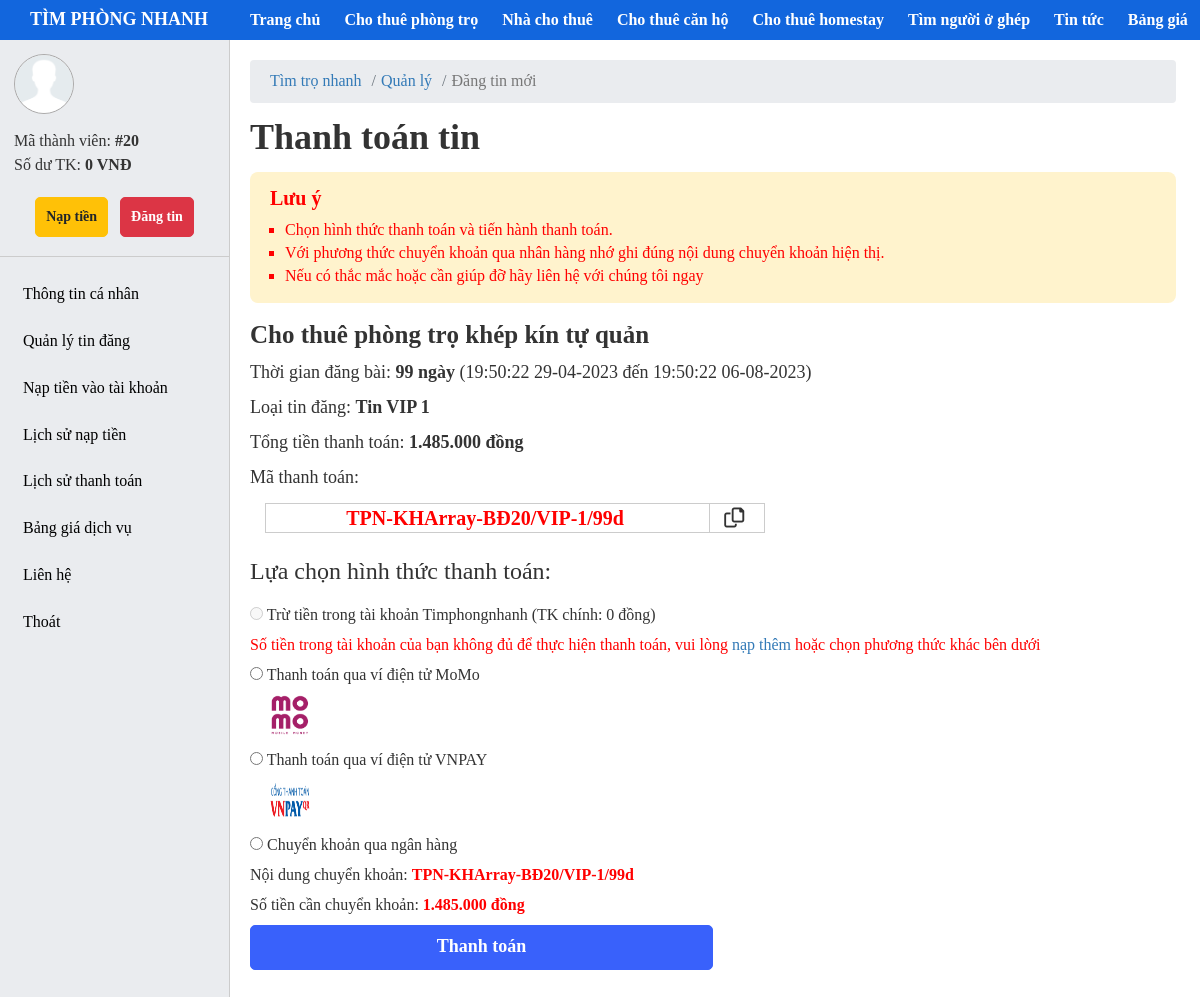
The page /user/post-payment.php?id=20 on the database as committed earlier.
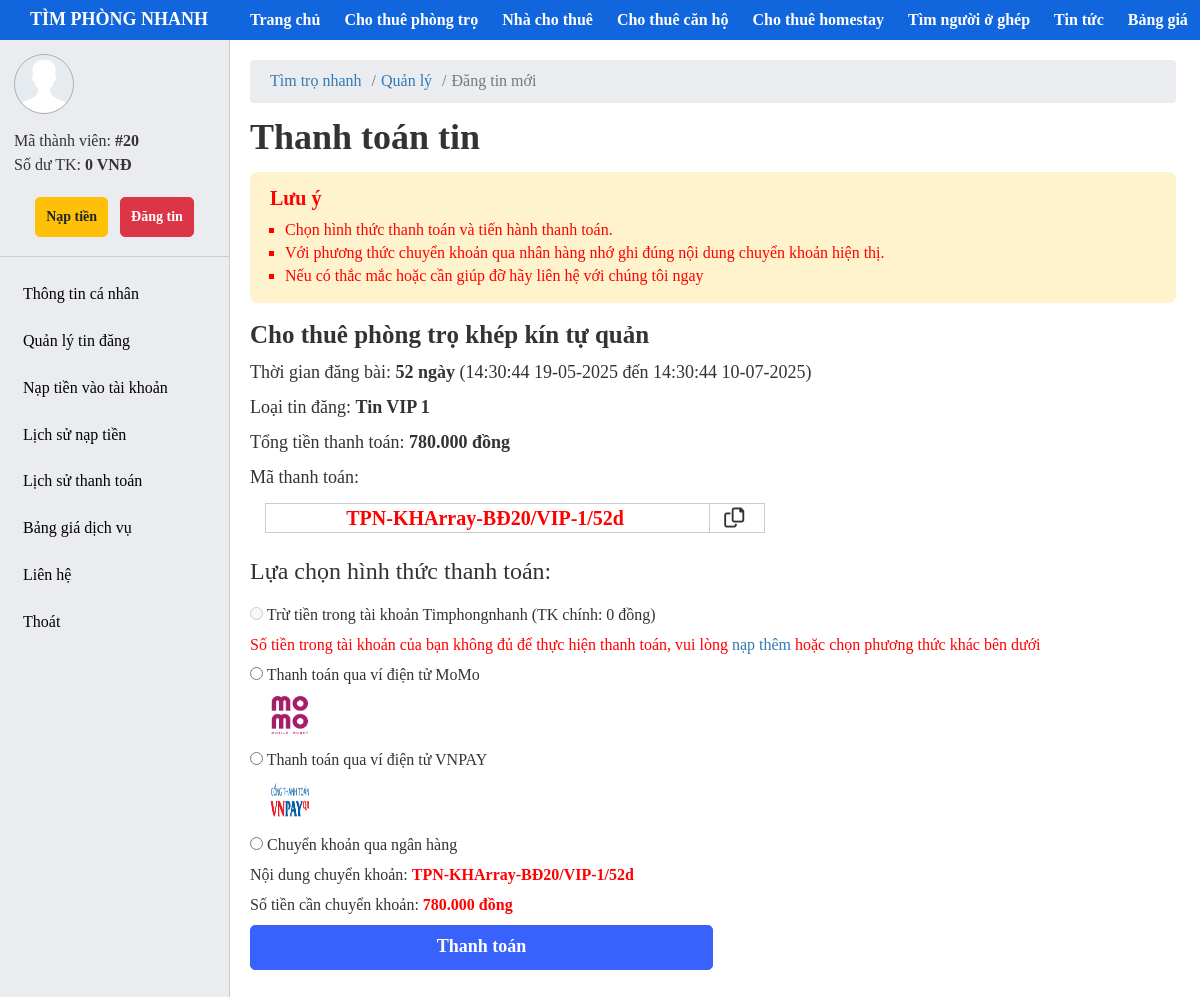
The same page on the database as committed later.
### tables this page shows
CREATE TABLE `tbl_rooms` (
  `id` bigint(20) NOT NULL,
  `name` varchar(255) NOT NULL,
  `slug` varchar(255) NOT NULL,
  `city_id` bigint(20) NOT NULL,
  `district_id` bigint(20) NOT NULL,
  `ward_id` bigint(20) NOT NULL,
  `street` varchar(255) NOT NULL,
  `apartment_number` varchar(255) NOT NULL COMMENT 'số nhà',
  `price` bigint(20) NOT NULL COMMENT 'giá',
  `area` bigint(20) NOT NULL COMMENT 'diện tích',
  `contents` longtext NOT NULL,
  `image_logo` varchar(255) NOT NULL,
  `news_type_id` bigint(20) NOT NULL COMMENT 'loại tin',
  `time_start` datetime NOT NULL,
  `time_stop` datetime NOT NULL,
  `subject` varchar(255) NOT NULL COMMENT 'đối tượng thuê',
  `status` tinyint(4) NOT NULL DEFAULT 1,
  `user_id` bigint(20) NOT NULL,
  `category_id` bigint(20) NOT NULL,
  `created_ad` timestamp NOT NULL DEFAULT current_timestamp(),
  `updated_ad` timestamp NOT NULL DEFAULT current_timestamp()
);

CREATE TABLE `tbl_new_type` (
  `id` bigint(20) NOT NULL,
  `name_type` varchar(255) NOT NULL,
  `slug` varchar(255) NOT NULL,
  `price` bigint(20) NOT NULL,
  `status` tinyint(4) NOT NULL DEFAULT 1,
  `created_at` timestamp NOT NULL DEFAULT current_timestamp(),
  `update_ad` timestamp NOT NULL DEFAULT current_timestamp()
);

### user/post-payment.php (the view, shortened to what the changed rows need)
<?php
  include '../include/data.php';
    if(isset($_GET['id'])){
    $id = $_GET['id'];
    $queryRoom= $conn -> prepare("SELECT * FROM tbl_rooms WHERE id = :id");
    $queryRoom-> bindParam(':id', $id, PDO::PARAM_STR);
    $queryRoom-> execute();
    $resultsRoom = $queryRoom->fetch(PDO::FETCH_OBJ);
    $nameRooms = $resultsRoom -> name;
    $time_start = $resultsRoom -> time_start;
    $time_stop = $resultsRoom -> time_stop;
    $date = (strtotime($time_stop) - strtotime($time_start))/60/60/24;
    $typeId = $resultsRoom -> news_type_id;
    }
    $id_user = (isset($_SESSION['login']['id']))? $_SESSION['login']['id']:[];
    $queryUser = $conn->prepare("SELECT * FROM tbl_user WHERE id = :id");
    $queryUser-> bindParam(':id', $id_user, PDO::PARAM_STR);
    $queryUser->execute();
    $resultsUser = $queryUser->fetch(PDO::FETCH_OBJ);
    $balance = (int) $resultsUser->balance;
    $queryType = $conn->prepare("SELECT * FROM tbl_new_type WHERE id = :id");
    $queryType-> bindParam(':id', $typeId, PDO::PARAM_STR);
    $queryType->execute();
    $resultsType = $queryType->fetch(PDO::FETCH_OBJ);
    $price = (int)$resultsType -> price ;
    $total = $price * $date;
    $pay_code = "TPN-KH".$id_user."-BĐ".$id."/".$resultsType ->slug."/".$date."d";
  ?>
<!DOCTYPE html>
<html lang="en">
<head>
    <?php include('include/link-css.php');?>
</head>
<body>
    <div id="main">
        <?php include('include/sidebar.php');?>
        <div id="main-right">
                <div class="form-title">
                    <h1>Thanh toán tin</h1>
                </div>
                <div class="form-content">
                    <h3><?php echo $nameRooms ?></h3>
                    <h4>Thời gian đăng bài: <b><?php echo $date ?> ngày </b> (<?php echo date_format(date_create($time_start),"H:i:s d-m-Y")?> đến <?php  echo  date_format(date_create($time_stop),"H:i:s d-m-Y")?>)</h4>
                    <h4>Loại tin đăng: <b><?php echo $resultsType -> name_type?></b></h4>
                    <h4>Tổng tiền thanh toán: <b>
                        <?php  $totals = number_format((int) $total,0,",",".");
                        echo $totals." đồng";?> </b>
                    </h4>
                    <h4>Mã thanh toán: </h4>
                    <div class="text-copy" style = "width: 500px;border: 1px solid #ccc; margin-left: 15px;">
                        <input type="text" name="" id="code-pay" value = "<?php echo $pay_code ?>" disabled>
                        <button onclick="copyCode()" style = "border-left: 1px solid #ccc;"><i class="fa-regular fa-copy"></i></button>
                    </div>
                </div>
                <form action="" method="post" id = "frm-post">
                <div class="form-list">
                    <div class="form-radio">
                        <input type="radio" name="pay" id="" value = "account" <?php if($balance <  $total){ echo 'disabled';} ?> > <span>Trừ tiền trong tài khoản Timphongnhanh (TK chính: <?php echo number_format((int) $balance,0,",",".")." đồng)"; ?></span>
                        <?php if($balance <  $total){ ?>
                            <p style="color:red;">Số tiền trong tài khoản của bạn không đủ để thực hiện thanh toán, vui lòng <a href="./deposit-money.php">nạp thêm</a> hoặc chọn phương thức khác bên dưới</p>
                        <?php }?>
                    </div>
                    <div class="form-radio">
                        <p>Nội dung chuyển khoản: <b style = "color:red"><?php echo $pay_code ?></b></p>
                        <p>Số tiền cần chuyển khoản: <b style = "color: red">
                        <?php  $totals = number_format((int) $total,0,",",".");
                        echo $totals." đồng";?> </b></p>
                    </div>
                </div>
            </form>
        </div>
    </div>
</body>
</html>

Rows that differ between the two databases and show on the page:
changed tbl_rooms "Cho thuê phòng trọ khép kín tự quản": date "99" → "52"; time_start "19:50:22 29-04-2023" → "14:30:44 19-05-2025"; time_stop "19:50:22 06-08-2023" → "14:30:44 10-07-2025"
changed tbl_new_type "Tin VIP 1": price.time_start "1.485.000" → "780.000"; slug.time_start "TPN-KHArray-BĐ20/VIP-1/99d" → "TPN-KHArray-BĐ20/VIP-1/52d"
